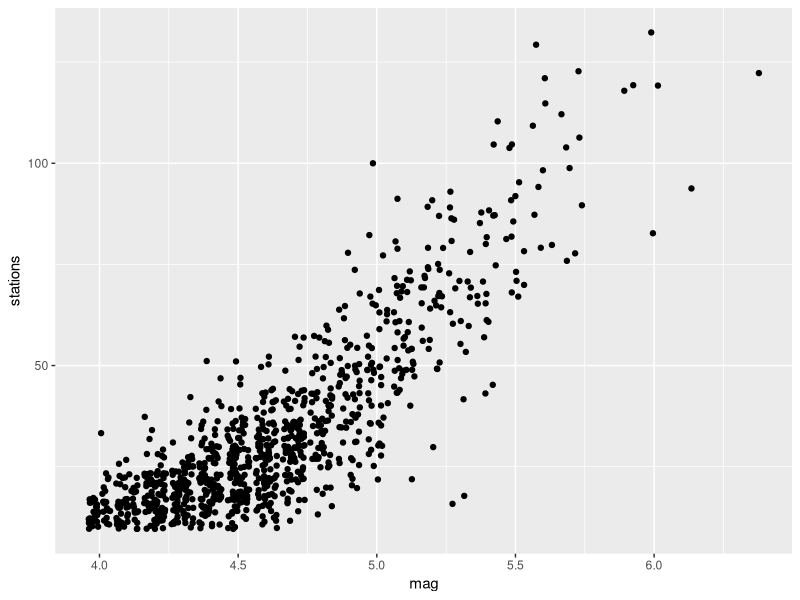
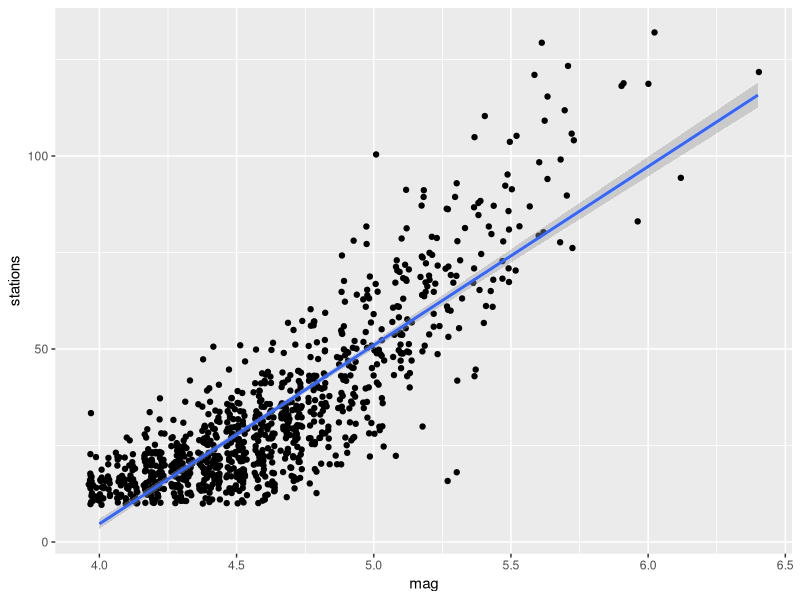

Write R code to recreate these figures, in order. (Note: this script raises an error after producing the figures.)
## ---- chunk 1
knitr::opts_chunk$set(echo = TRUE)
## ---- chunk 2
data(quakes)
str(quakes)
?quakes
## ---- chunk 3
library(ggplot2)
ggplot(quakes, (aes(x = mag, y = stations))) + geom_point(position = "jitter")

## ---- chunk 4
m1 <- lm(stations ~ mag, data = quakes) 
ggplot(quakes, (aes(x = mag, y = stations))) + geom_point(position = "jitter") +
  geom_smooth(method = "lm")
summary(m1)
## ---- chunk 5
x = quakes$mag
y = quakes$stations
slope <- (sd(y)/sd(x)) * cor(x,y)
slope <- m1$coefficients[2]

## ---- chunk 6
SE_slope <- summary(m1)$coef[2,2]
n <- nrow(quakes)
t_stat <- qt(.025, df = n-2)
LB <- slope - t_stat * SE_slope 
UB <- slope + t_stat * SE_slope 
c(LB, UB)
confint(m1, level = 0.95)
## ---- chunk 7
stations = -180.4243 + 46.2822*(7.0)
stations

## ---- chunk 8
n1 <- nrow(quakes)
n1
meanmag = mean(quakes$mag)
meanmag
stdmag = sd(quakes$mag)
stdmag
xsim = rnorm(n = n1, mean = meanmag, sd = stdmag)
xactual = quakes$mag
mean(xsim)

## ---- chunk 9

x1 <- quakes$mag

f_hat1 <- function(x1) {
  f_hatgen <- 46.2822*(x1) -180.4243
  return(f_hatgen)
}

f_hatsim <- function(xsim) {
  f_hatgsim <- 46.2822*(xsim) -180.4243
  return(f_hatgsim)
  }

f_hat1(5)
f_hatsim(5)


## ---- chunk 10
meanstations = mean(quakes$stations)
#meanstations
stdstations = sd(quakes$stations)
#stdstations

#sigma = sqrt(m1$res/(n1-2))
#ysim <- rnorm(n = n1, mean = f_hatsim(xsim), sd = stdstations)
rss <- sum((x1 - mean(x1))^2)
mean(rss)
#rss1 = (m1$res)^2
#rss1
sigma = rss/(1000-2)
mean(sigma)
error <- rnorm(n = 1000, mean = 0, sd = stdstations)
mean(error)
#sd(error)
ysim1 = f_hat1(xsim) + error
mean(ysim)
## ---- chunk 11
ggplot(quakes, (aes(x = xsim, y = ysim1))) + geom_point(position = "jitter") 

## ---- chunk 12
ggplot(quakes, aes(x=lat, y=long)) + geom_point(aes(size = mag, colour = mag, alpha = 1/10)) + labs(title="Location and Magnitude of Quakes", x="Latitude", y="Longitude")
## ---- chunk 13
x <- c(1:3, 5:12)
y <- c(-7.1, -7.1, .5, -3.6, -2, -1.7, -4, -.2, -1.2, -1.2, -3.5)

library(tidyverse)
my_fun <- function(k, x, y) {
  f_k <- rep(NA, length(k))
  for (i in 1:length(k)) {
    f_k[i] <- sum(k[i] + y + x)
  }
  f_k
}

k <- 1:10
f_k <- my_fun(k, x, y)

df <- tibble(k = k, f_k = f_k)
ggplot(df, aes(x = k, y = f_k)) +
  geom_line(col = "tomato") +
  theme_bw() +
  ylab("variability")
